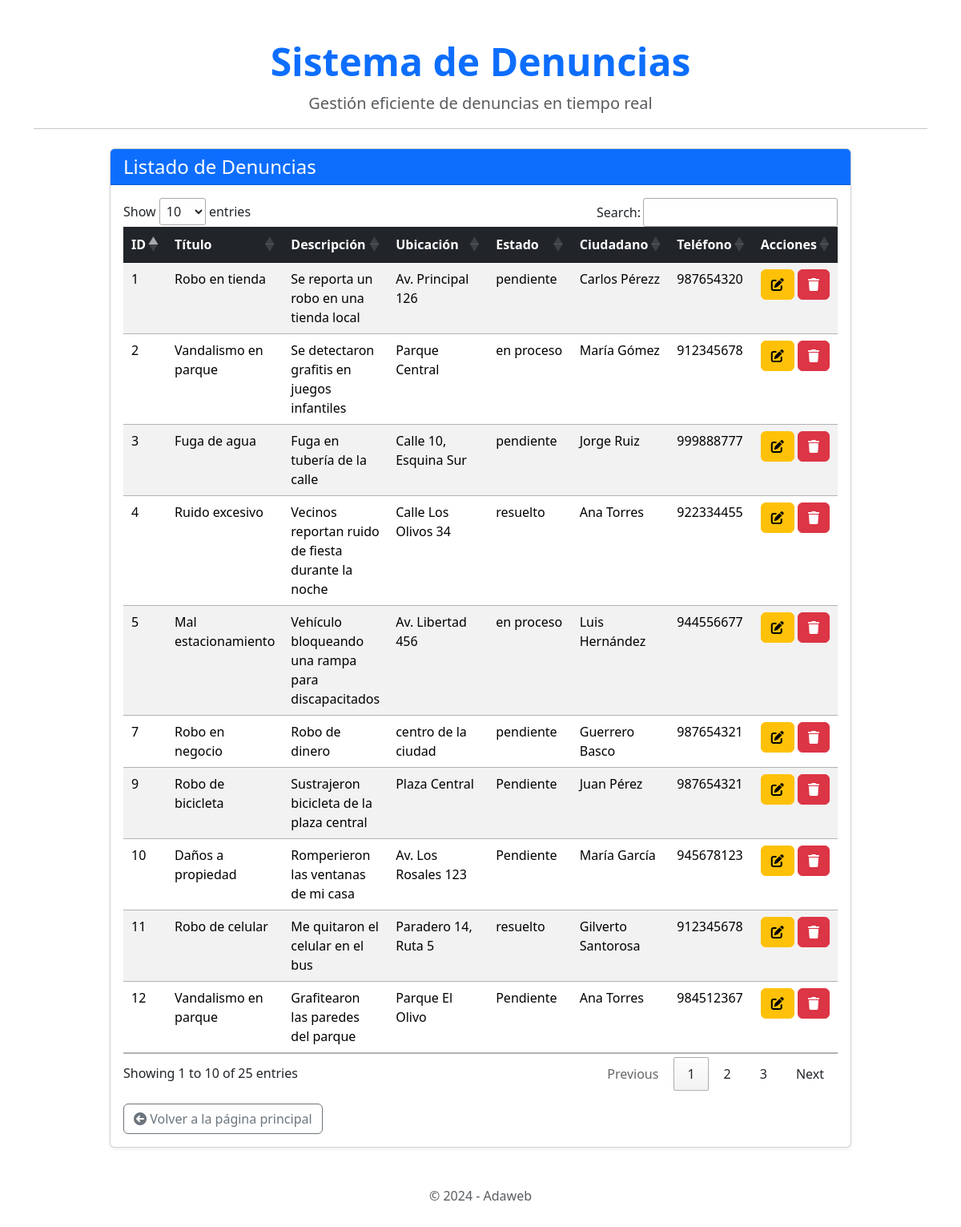
/controlador/controlador.php, run on the app's committed database.
### tables this page shows
CREATE TABLE `denuncias` (
  `id` int(11) NOT NULL,
  `titulo` varchar(100) NOT NULL,
  `descripcion` varchar(255) NOT NULL,
  `ubicacion` varchar(150) NOT NULL,
  `estado` varchar(20) NOT NULL,
  `ciudadano` varchar(100) NOT NULL,
  `telefono_ciudadano` varchar(15) DEFAULT NULL,
  `Fecha_registro` datetime DEFAULT current_timestamp()
);

### controlador/controlador.php (called while the page is built)
<?php
require_once("../modelo/modelo.php");
$denuncias = new Denuncias();
$datos = $denuncias->getdenuncia();
require_once("../vista/vista.php");

### modelo/modelo.php (called while the page is built, shortened)
<?php
class Denuncias {
    private $denuncia;
    private $db;
    public function __construct() {
        $this->denuncia = array();
        $this->db = new PDO('mysql:host=localhost;dbname=guzmanlogro', "root", "");
    }
    private function setNames() {
        return $this->db->query("SET NAMES 'utf8'");
    }
    public function getdenuncia() {
        self::setNames();
        $sql = "SELECT * FROM denuncias";
        $statement = $this->db->query($sql);
        foreach ( $statement as $denuncia ){
            $this->denuncia[] = $denuncia;
        }
        return $this->denuncia;
    }
}
?>

### vista/vista.php (the view, shortened to what this page needs)
<!DOCTYPE html>
<html lang="es">
<head>
    <link href="https://cdn.jsdelivr.net/npm/bootstrap@5.3.2/dist/css/bootstrap.min.css" rel="stylesheet">
    <link href="https://cdnjs.cloudflare.com/ajax/libs/font-awesome/6.0.0/css/all.min.css" rel="stylesheet">
    <link href="https://cdn.datatables.net/1.13.6/css/jquery.dataTables.min.css" rel="stylesheet">
</head>
<body>
    <div class="container my-5">
        <header class="text-center mb-4">
            <h1 class="display-5 fw-bold text-primary">Sistema de Denuncias</h1>
            <p class="lead text-muted">Gestión eficiente de denuncias en tiempo real</p>
            <hr />
        </header>
        <div class="row justify-content-center">
            <div class="col-lg-10">
                <div class="card shadow-sm">
                    <div class="card-header bg-primary text-white">
                        <h4 class="mb-0">Listado de Denuncias</h4>
                    </div>
                    <div class="card-body">
                        <table class="table table-hover table-striped" id="tabla-denuncias">
                            <thead class="table-dark">
                                <tr>
                                    <th>ID</th>
                                    <th>Título</th>
                                    <th>Descripción</th>
                                    <th>Ubicación</th>
                                    <th>Estado</th>
                                    <th>Ciudadano</th>
                                    <th>Teléfono</th>
                                    <th>Acciones</th>
                                </tr>
                            </thead>
                            <tbody>
                                <?php for ($i = 0; $i < count($datos); $i++) { ?>
                                    <tr>
                                        <td><?php echo $datos[$i]["id"]; ?></td>
                                        <td><?php echo $datos[$i]["titulo"]; ?></td>
                                        <td><?php echo $datos[$i]["descripcion"]; ?></td>
                                        <td><?php echo $datos[$i]["ubicacion"]; ?></td>
                                        <td><?php echo $datos[$i]["estado"]; ?></td>
                                        <td><?php echo $datos[$i]["ciudadano"]; ?></td>
                                        <td><?php echo $datos[$i]["telefono_ciudadano"]; ?></td>
                                        <td>
                                            <button class="btn btn-warning update-btn" data-index="<?php echo $i; ?>" data-bs-toggle="modal" data-bs-target="#actualizar">
                                                <i class="fa fa-edit"></i>
                                            </button>
                                            <a class="btn btn-danger" href="controlador.php?accion=eliminar&id=<?php echo $datos[$i]["id"]; ?>">
                                                <i class="fa fa-trash"></i>
                                            </a>
                                        </td>
                                    </tr>
                                <?php } ?>
                            </tbody>
                        </table>
                        <a href="../index.php" class="btn btn-outline-secondary mt-3">
                            <i class="fa fa-arrow-circle-left"></i> Volver a la página principal
                        </a>
                    </div>
                </div>
            </div>
        </div>
        <footer class="text-center mt-5">
            <p class="text-muted">&copy; <?php echo date("Y"); ?> - Adaweb</p>
        </footer>
    </div>
</body>
</html>

### data on the page
denuncias: id "1", titulo "Robo en tienda", descripcion "Se reporta un robo en una tienda local", ubicacion "Av. Principal 126", estado "pendiente", ciudadano "Carlos Pérezz", telefono_ciudadano "987654320"
denuncias: id "2", titulo "Vandalismo en parque", descripcion "Se detectaron grafitis en juegos infantiles", ubicacion "Parque Central", estado "en proceso", ciudadano "María Gómez", telefono_ciudadano "912345678"
denuncias: id "3", titulo "Fuga de agua", descripcion "Fuga en tubería de la calle", ubicacion "Calle 10, Esquina Sur", estado "pendiente", ciudadano "Jorge Ruiz", telefono_ciudadano "999888777"
denuncias: id "4", titulo "Ruido excesivo", descripcion "Vecinos reportan ruido de fiesta durante la noche", ubicacion "Calle Los Olivos 34", estado "resuelto", ciudadano "Ana Torres", telefono_ciudadano "922334455"
denuncias: id "5", titulo "Mal estacionamiento", descripcion "Vehículo bloqueando una rampa para discapacitados", ubicacion "Av. Libertad 456", estado "en proceso", ciudadano "Luis Hernández", telefono_ciudadano "944556677"
denuncias: id "7", titulo "Robo en negocio", descripcion "Robo de dinero", ubicacion "centro de la ciudad", estado "pendiente", ciudadano "Guerrero Basco", telefono_ciudadano "987654321"
denuncias: id "9", titulo "Robo de bicicleta", descripcion "Sustrajeron bicicleta de la plaza central", ubicacion "Plaza Central", estado "Pendiente", ciudadano "Juan Pérez", telefono_ciudadano "987654321"
denuncias: id "10", titulo "Daños a propiedad", descripcion "Romperieron las ventanas de mi casa", ubicacion "Av. Los Rosales 123", estado "Pendiente", ciudadano "María García", telefono_ciudadano "945678123"
denuncias: id "11", titulo "Robo de celular", descripcion "Me quitaron el celular en el bus", ubicacion "Paradero 14, Ruta 5", estado "resuelto", ciudadano "Gilverto Santorosa", telefono_ciudadano "912345678"
denuncias: id "12", titulo "Vandalismo en parque", descripcion "Grafitearon las paredes del parque", ubicacion "Parque El Olivo", estado "Pendiente", ciudadano "Ana Torres", telefono_ciudadano "984512367"
